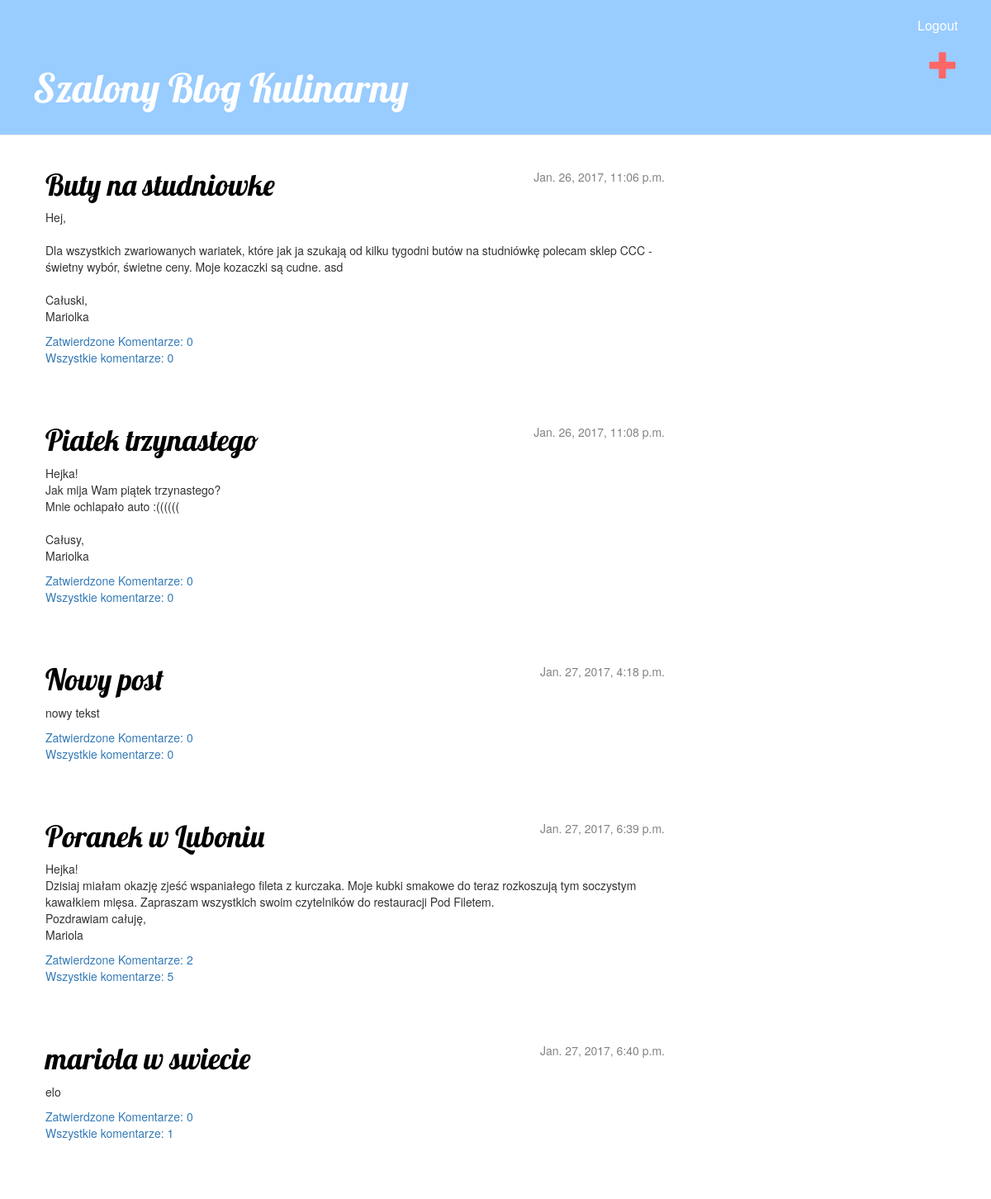
The app's page / (signed in) with its own data.
### blog/models.py (models this page shows, shortened)
class Post(models.Model):
    author = models.ForeignKey('auth.User')
    title = models.CharField(max_length=200)
    text = models.TextField()
    created_date = models.DateTimeField(
            default=timezone.now)
    published_date = models.DateTimeField(
            blank=True, null=True)
    image = models.FileField(null=True, blank=True)
    def approved_comments(self):
        return self.comments.filter(approved_comment=True)

### blog/views.py (the view)
# urls.py: url(r'^$', views.post_list, name='post_list'),
def post_list(request):
    posts = Post.objects.filter(published_date__lte=timezone.now()).order_by('published_date')
    return render(request, 'blog/post_list.html', {'posts': posts})

### blog/templates/blog/post_list.html
{% extends 'blog/base.html' %}
{% block content %}
    {% for post in posts %}
        <div class="post">
            <div class="date">
                {{ post.published_date }}
            </div>
            <h1><a href="{% url 'post_detail' pk=post.pk %}">{{ post.title }}</a></h1>
            <p>{{ post.text|linebreaksbr }}</p>
            {% if request.user.groups.all.0.name == 'Redaktorzy' or request.user.username == 'admin' %}
            <a href="{% url 'post_detail' pk=post.pk %}">Zatwierdzone Komentarze: {{ post.approved_comments.count }}</a><br>
             <a href="{% url 'post_detail' pk=post.pk %}">Wszystkie komentarze: {{ post.comments.count}}</a><br>
            {% else %}
             <a href="{% url 'post_detail' pk=post.pk %}">Komentarze: {{ post.approved_comments.count }}</a><br>
            {% endif %}
        </div>
    {% endfor %}
{% endblock content %}

### blog/templates/blog/base.html (shortened to what this page needs)
{% load staticfiles %}
<html>
    <head>
        <link rel="stylesheet" href="//maxcdn.bootstrapcdn.com/bootstrap/3.2.0/css/bootstrap.min.css">
        <link rel="stylesheet" href="//maxcdn.bootstrapcdn.com/bootstrap/3.2.0/css/bootstrap-theme.min.css">
        <link rel="stylesheet" href="{% static 'css/blog.css' %}">
    </head>
<body>
    <div class="page-header">
            {% if user.is_authenticated %}
            <span><a href="http://localhost:8000/accounts/logout" class="top-menu" style="font-size: 16px">Logout</a><br><br></span>
            {% else %}
            <span><a href="http://localhost:8000/accounts/login" class="top-menu" style="font-size: 16px">Login</a><br><br></span>
            {% endif %}
            {% if request.user.groups.all.0.name == 'Redaktorzy' or request.user.username == 'admin' %}
            <a href="{% url 'post_new' %}" class="top-menu"><span class="glyphicon glyphicon-plus" style="color: #FF6666"></span></a>
            {% endif %}
        <h1><a href="/">Szalony Blog Kulinarny</a></h1>
    </div>
    <div class="content container">
        <div class="row">
            <div class="col-md-8">
            {% block content %}
            {% endblock %}
            </div>
        </div>
    </div>
</body>
</html>

### static/css/blog.css (style rules this page uses)
.page-header { background-color: #99CCFF; margin-top: 0; padding: 20px 20px 20px 40px; }
.page-header h1, .page-header h1 a, .page-header h1 a:visited, .page-header h1 a:active { color: #ffffff; font-size: 36pt; text-decoration: none; }
.content { margin-left: 40px; }
h1, h2, h3, h4 { font-family: 'Lobster', cursive; }
.date { float: right; color: #828282; }
.top-menu, .top-menu:hover, .top-menu:visited { color: #ffffff; float: right; font-size: 26pt; margin-right: 20px; }
.post { margin-bottom: 70px; }
.post h1 a, .post h1 a:visited { color: #000000; }

### records on screen
Post: published_date "Jan. 26, 2017, 11:06 p.m.", title "Buty na studniowke", text "Hej, Dla wszystkich zwariowanych wariatek, które jak ja szukają od kilku tygodni butów na studniówkę polecam sklep CCC - świetny wybór, świetne ceny. Moje kozaczki są cudne. asd Całuski, Mariolka", approved_comments.count "0", comments.count "0"
Post: published_date "Jan. 26, 2017, 11:08 p.m.", title "Piatek trzynastego", text "Hejka! Jak mija Wam piątek trzynastego? Mnie ochlapało auto :(((((( Całusy, Mariolka", approved_comments.count "0", comments.count "0"
Post: published_date "Jan. 27, 2017, 4:18 p.m.", title "Nowy post", text "nowy tekst", approved_comments.count "0", comments.count "0"
Post: published_date "Jan. 27, 2017, 6:39 p.m.", title "Poranek w Luboniu", text "Hejka! Dzisiaj miałam okazję zjeść wspaniałego fileta z kurczaka. Moje kubki smakowe do teraz rozkoszują tym soczystym kawałkiem mięsa. Zapraszam wszystkich swoim czytelników do restauracji Pod Filetem. Pozdrawiam całuję, Mariola", approved_comments.count "2", comments.count "5"
Post: published_date "Jan. 27, 2017, 6:40 p.m.", title "mariola w swiecie", text "elo", approved_comments.count "0", comments.count "1"
